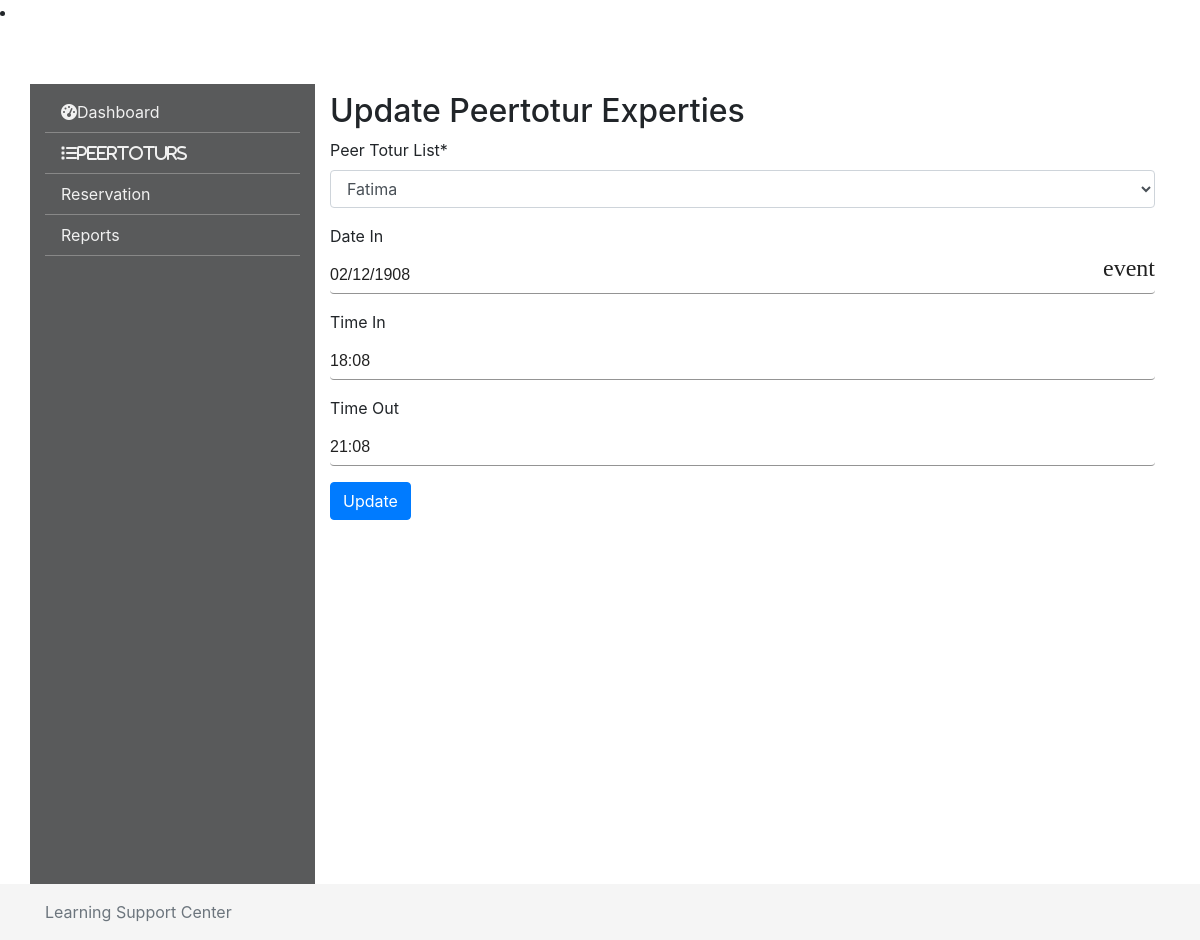
The app's page /attendance/attendance_detail/2/ with its own data.
### peertotur/models.py (models this page shows, shortened)
class Peertotur(models.Model):
    yearofstudy_choices = [
        ('Soph', 'Sopph'),
        ('Jr', 'Jr'),
        ('Sr', 'Sr'),
        ('Grad_Student', 'Grad_Student'),
    ]
    pname = models.CharField(
        verbose_name="Name", max_length=200, null=True, blank=True)
    paddress = models.CharField(
        verbose_name="Address", max_length=200, null=True, blank=True)
    pemail = models.CharField(
        verbose_name="E-mail address", max_length=100, null=True, blank=True)
    pmajor = models.CharField(verbose_name="Major",
                              max_length=100, null=True, blank=True)
    pdep = models.CharField(verbose_name="Department",
                            max_length=100, null=True, blank=True)
    pgpamajor = models.CharField(
        verbose_name="GPA in major", max_length=10, null=True, blank=True)
    pgpacum = models.CharField(
        verbose_name="Cumulative GPA", max_length=10, null=True, blank=True)
    pexgraduate = models.CharField(
        verbose_name="Expected date of Graduation", max_length=20, null=True, blank=True)
    reqdate = models.DateTimeField(auto_now_add=True)
    ptel = models.CharField(
        verbose_name="Tel", max_length=20, null=True, blank=True)
    pgsm = models.CharField(
        verbose_name="GSM", max_length=20, null=True, blank=True)
    yearofstudy = models.CharField(
        verbose_name="Year of Study", max_length=20, choices=yearofstudy_choices, null=True, blank=True)
    pimg = models.ImageField(
        verbose_name="Peer Totur Image", upload_to='peertoturs/img/%Y/%m/%d', null=True, blank=True)
    class Meta:
        ordering = ['-reqdate']  # ordring by reqdate descending
    def __str__(self):
        return self.pname

### attendance/models.py (models this page shows, shortened)
class PeerReg(models.Model):
    pname = models.ForeignKey('peertotur.Peertotur', on_delete=models.CASCADE, verbose_name="Peer Totur List")
    datein = models.CharField(verbose_name="Date In",max_length=20, null=True, blank=True)
    timein=models.CharField(verbose_name="Time In",max_length=20,null=True, blank=True)
    timeout=models.CharField(verbose_name="Time Out",max_length=20,null=True, blank=True)
    class Meta:
        ordering = ['-datein']  # ordring by reqdate descending

### attendance/views.py (the view, shortened to what this page needs)
# urls.py: path('attendance_detail/<int:id>/', attendance_detail.as_view(),name='attendance_detail'),
class attendance_detail(UpdateView):
    template_name = "attendance/attendance_detail.html"
    form_class = PeerRegForm
    success_url = reverse_lazy('attendance:attendance_add')
    def get_object(self):
        id = self.kwargs.get("id")
        return get_object_or_404(PeerReg, id=id)

### attendance/templates/attendance/attendance_detail.html (shortened to what this page needs)
{% extends "base.html" %}
{% block content%}
{% load crispy_forms_tags %}
<h2>Update Peertotur Experties</h2>
<form method="POST" enctype="multipart/form-data">
{{ form|crispy }}
<button type="submit" class="btn btn-primary">Update</button>
</form>
{% endblock %}

### records on screen
Peertotur: pname "Fatima"
PeerReg: datein "02/12/1908", timein "18:08", timeout "21:08"
